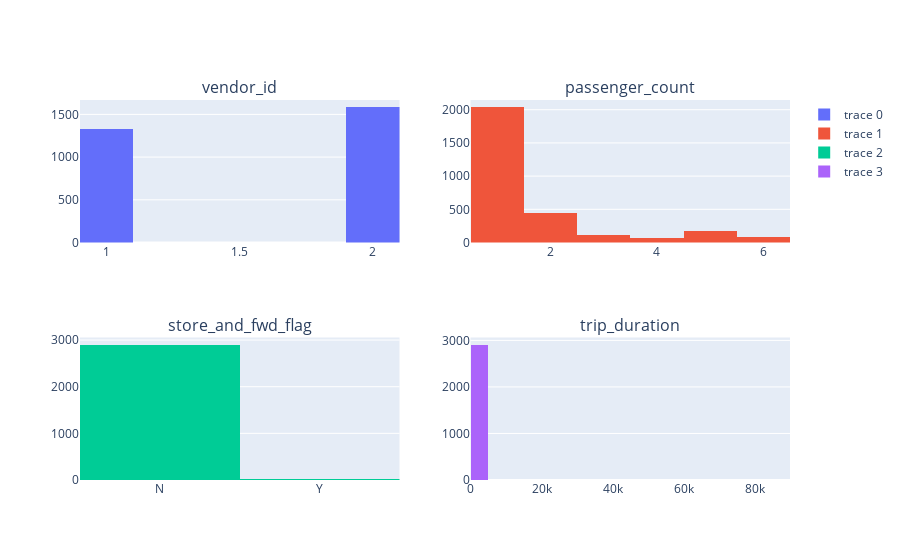

The notebook cell this image was saved under:
### Code cell
import plotly.graph_objects as go
from plotly.subplots import make_subplots
import os

fig = make_subplots(
    rows=2, 
    cols=2, 
    subplot_titles=['vendor_id', 'passenger_count', 'store_and_fwd_flag', 'trip_duration']
)

fig.append_trace(go.Histogram(x=df[::500]['vendor_id'], nbinsx=10),1,1)
fig.append_trace(go.Histogram(x=df[::500]['passenger_count'], nbinsx=10),1,2)
fig.append_trace(go.Histogram(x=df[::500]['store_and_fwd_flag'], nbinsx=10),2,1)
fig.append_trace(go.Histogram(x=df[::500]['trip_duration'], nbinsx=20),2,2)

fig.show()

### Figure 1 — Plotly figure (JSON) as saved in the notebook; plotly's stock layout.template omitted (floating-point values rounded to 4 significant figures; data arrays with more than 128 entries replaced by an {"elided": "..."} marker saying what was removed)
{"data": [{"nbinsx": 10, "type": "histogram", "x": {"elided": "2918 int values"}, "xaxis": "x", "yaxis": "y"}, {"nbinsx": 10, "type": "histogram", "x": {"elided": "2918 int values"}, "xaxis": "x2", "yaxis": "y2"}, {"nbinsx": 10, "type": "histogram", "x": {"elided": "2918 str values"}, "xaxis": "x3", "yaxis": "y3"}, {"nbinsx": 20, "type": "histogram", "x": {"elided": "2918 int values"}, "xaxis": "x4", "yaxis": "y4"}], "layout": {"annotations": [{"font": {"size": 16}, "showarrow": false, "text": "vendor_id", "x": 0.225, "xanchor": "center", "xref": "paper", "y": 1, "yanchor": "bottom", "yref": "paper"}, {"font": {"size": 16}, "showarrow": false, "text": "passenger_count", "x": 0.775, "xanchor": "center", "xref": "paper", "y": 1, "yanchor": "bottom", "yref": "paper"}, {"font": {"size": 16}, "showarrow": false, "text": "store_and_fwd_flag", "x": 0.225, "xanchor": "center", "xref": "paper", "y": 0.375, "yanchor": "bottom", "yref": "paper"}, {"font": {"size": 16}, "showarrow": false, "text": "trip_duration", "x": 0.775, "xanchor": "center", "xref": "paper", "y": 0.375, "yanchor": "bottom", "yref": "paper"}], "xaxis": {"anchor": "y", "domain": [0, 0.45]}, "xaxis2": {"anchor": "y2", "domain": [0.55, 1]}, "xaxis3": {"anchor": "y3", "domain": [0, 0.45]}, "xaxis4": {"anchor": "y4", "domain": [0.55, 1]}, "yaxis": {"anchor": "x", "domain": [0.625, 1]}, "yaxis2": {"anchor": "x2", "domain": [0.625, 1]}, "yaxis3": {"anchor": "x3", "domain": [0, 0.375]}, "yaxis4": {"anchor": "x4", "domain": [0, 0.375]}}}
